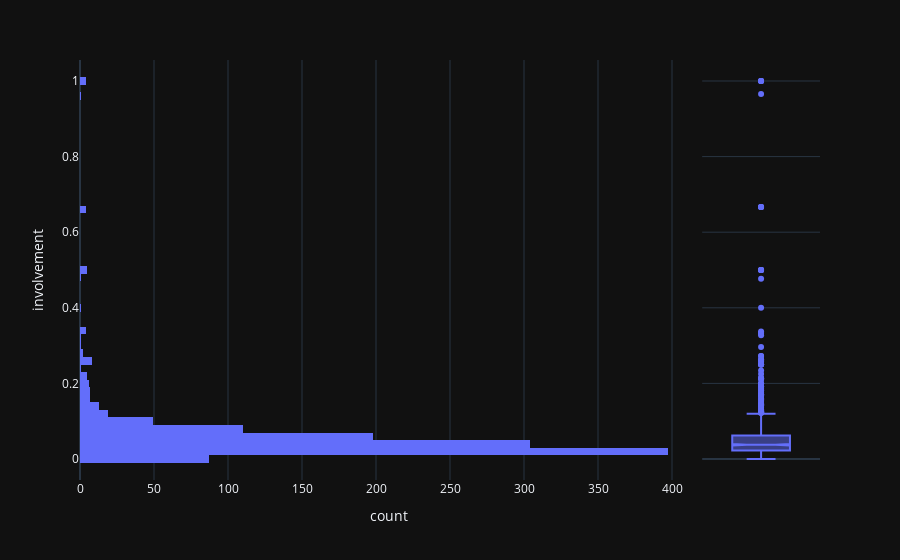

Notebook code for this chart:
### Code cell
# 14 График распределения Involvement

import plotly.express as px

fig = px.histogram(data, y="involvement",
                   marginal="box")
fig.show()

### Figure 1 — Plotly figure (JSON) as saved in the notebook; plotly's stock layout.template omitted (floating-point values rounded to 4 significant figures; data arrays with more than 128 entries replaced by an {"elided": "..."} marker saying what was removed)
{"data": [{"alignmentgroup": "True", "bingroup": "y", "hovertemplate": "count=%{x}<br>involvement=%{y}<extra></extra>", "legendgroup": "", "marker": {"color": "#636efa", "pattern": {"shape": ""}}, "name": "", "offsetgroup": "", "orientation": "h", "showlegend": false, "xaxis": "x", "y": {"elided": "1289 float values"}, "yaxis": "y", "type": "histogram"}, {"alignmentgroup": "True", "hovertemplate": "involvement=%{y}<extra></extra>", "legendgroup": "", "marker": {"color": "#636efa"}, "name": "", "notched": true, "offsetgroup": "", "showlegend": false, "xaxis": "x2", "y": {"elided": "1289 float values"}, "yaxis": "y2", "type": "box"}], "layout": {"xaxis": {"anchor": "y", "domain": [0.0, 0.8358], "title": {"text": "count"}}, "yaxis": {"anchor": "x", "domain": [0.0, 1.0], "title": {"text": "involvement"}}, "xaxis2": {"anchor": "y2", "domain": [0.8408, 1.0], "matches": "x2", "showticklabels": false, "showline": false, "ticks": "", "showgrid": false}, "yaxis2": {"anchor": "x2", "domain": [0.0, 1.0], "matches": "y", "showticklabels": false, "showgrid": true}, "legend": {"tracegroupgap": 0}, "margin": {"t": 60}, "barmode": "relative"}}
